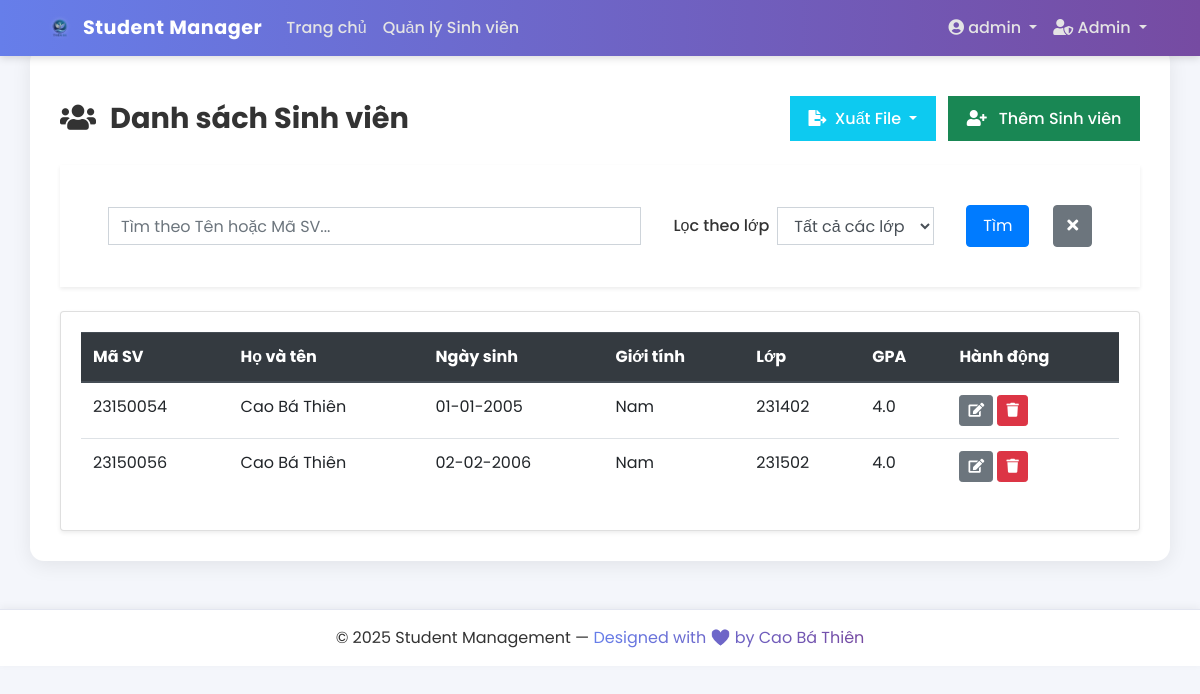
/students (signed in), run on the app's committed database.
### app/models/user.py (models this page shows, shortened)
class User(db.Model, UserMixin):
    id = db.Column(db.Integer, primary_key=True)
    username = db.Column(db.String(20), unique=True, nullable=False)
    email = db.Column(db.String(120), unique=True, nullable=False)
    password_hash = db.Column(db.String(60), nullable=False)
    role = db.Column(db.String(20), nullable=False, default='user')
    announcements = db.relationship('Announcement', backref='author', lazy=True)
    feedbacks = db.relationship('Feedback', backref='sender', lazy=True)
    @property
    def password(self):
        raise AttributeError('password is not a readable attribute')

### app/models/student.py (models this page shows, shortened)
class Student(db.Model):
    id = db.Column(db.Integer, primary_key=True)
    student_code = db.Column(db.String(20), unique=True, nullable=False)
    full_name = db.Column(db.String(100), nullable=False)
    date_of_birth = db.Column(db.Date, nullable=False)
    gender = db.Column(db.String(10), nullable=False)
    class_id = db.Column(db.Integer, db.ForeignKey('class.id'), nullable=False)
    gpa = db.Column(db.Float, nullable=False)

### app/models/class_model.py (models this page shows, shortened)
class Class(db.Model):
    id = db.Column(db.Integer, primary_key=True)
    name = db.Column(db.String(50), unique=True, nullable=False)
    students = db.relationship('Student', backref='class_rel', lazy=True)

### app/controllers/student_controller.py (the view)
@student_bp.route("/students", methods=['GET', 'POST']) # <-- Thêm POST cho form tìm kiếm
@login_required
def list_students():
    search_form = SearchStudentForm(request.form if request.method == 'POST' else request.args)
    classes = Class.query.order_by(Class.name).all()
    search_form.class_filter.choices = [('', 'Tất cả các lớp')] + [(str(c.id), c.name) for c in classes]
    query = Student.query.join(Class).order_by(Class.name, Student.full_name)
    search_term = None
    class_id_filter = None
    if request.method == 'POST' and 'submit_search' in request.form and search_form.validate():
         search_term = search_form.search_term.data
         class_id_filter = search_form.class_filter.data
    elif request.method == 'GET':
        search_term = request.args.get('search_term', None)
        class_id_filter = request.args.get('class_filter', None)
        if search_term:
             search_form.search_term.data = search_term
        if class_id_filter:
             search_form.class_filter.data = class_id_filter
    if search_term:
        search_pattern = f"%{search_term}%"
        query = query.filter(or_(
            Student.full_name.ilike(search_pattern),
            Student.student_code.ilike(search_pattern)
        ))
    if class_id_filter:
        try:
            query = query.filter(Student.class_id == int(class_id_filter))
        except ValueError:
            pass # Bỏ qua nếu class_id không phải số nguyên
    students = query.all()
    return render_template('students.html',
                           students=students,
                           title="Danh sách sinh viên",
                           search_form=search_form) # <-- Truyền form tìm kiếm ra template

### app/forms.py
class SearchStudentForm(FlaskForm):
    search_term = StringField('Tìm kiếm (Tên hoặc Mã SV)', validators=[Optional()])
    class_filter = SelectField('Lọc theo lớp', choices=[('', 'Tất cả các lớp')], validators=[Optional()], default='')
    submit_search = SubmitField('Tìm')

### app/models/user.py (called while the page is built)
@login_manager.user_loader
def load_user(user_id):
    return User.query.get(int(user_id))

### app/templates/students.html (shortened to what this page needs)
{% extends "base.html" %}
{% block content %}
<link rel="stylesheet" href="{{ url_for('static', filename='css/student_list.css') }}">
<div class="d-flex justify-content-between align-items-center mb-4 flex-wrap">
    <h1 class="page-title"><i class="fas fa-users mr-2"></i> Danh sách Sinh viên</h1>
    <div class="action-buttons">
        <div class="dropdown">
            <button class="btn btn-info dropdown-toggle" type="button" id="exportDropdown" data-toggle="dropdown" aria-haspopup="true" aria-expanded="false">
                <i class="fas fa-file-export mr-1"></i> Xuất File
            </button>
        </div>
        {% if current_user.role == 'admin' %}
        <a href="{{ url_for('student.add_student') }}" class="btn btn-success">
            <i class="fas fa-user-plus"></i> Thêm Sinh viên
        </a>
        {% endif %}
    </div>
</div>
<div class="card shadow-sm mb-4 search-filter-card">
    <div class="card-body">
        {% if search_form %} <form method="POST" action="{{ url_for('student.list_students') }}" class="form-inline">
            <div class="form-group mr-3 flex-grow-1">
                {{ search_form.search_term(class="form-control w-100", placeholder="Tìm theo Tên hoặc Mã SV...") }}
            </div>
            <div class="form-group mr-3">
                {{ search_form.class_filter.label(class="mr-2") }}
                {{ search_form.class_filter(class="form-control") }}
            </div>
            {{ search_form.submit_search(class="btn btn-primary") }}
            <a href="{{ url_for('student.list_students') }}" class="btn btn-secondary ml-2" title="Xóa bộ lọc"><i class="fas fa-times"></i></a>
        </form>
        {% else %}
            <p class="text-muted">Form tìm kiếm không khả dụng.</p>
        {% endif %}
    </div>
</div>
<div class="card shadow-sm">
    <div class="card-body">
        <div class="table-responsive">
            <table class="table table-hover align-middle">
                <thead class="thead-dark">
                    <tr>
                        <th>Mã SV</th>
                        <th>Họ và tên</th>
                        <th>Ngày sinh</th>
                        <th>Giới tính</th>
                        <th>Lớp</th> <th>GPA</th>
                        {% if current_user.role == 'admin' %}
                        <th>Hành động</th>
                        {% endif %}
                    </tr>
                </thead>
                <tbody>
                    {% for student in students %}
                    <tr>
                        <td>{{ student.student_code }}</td>
                        <td>{{ student.full_name }}</td>
                        <td>{{ student.date_of_birth.strftime('%d-%m-%Y') if student.date_of_birth else ''}}</td> <td>{{ student.gender }}</td>
                        <td>{{ student.class_rel.name if student.class_rel else 'N/A' }}</td> <td>{{ student.gpa }}</td>
                        {% if current_user.role == 'admin' %}
                        <td>
                            <a href="{{ url_for('student.update_student', student_id=student.id) }}" class="btn btn-secondary btn-sm" title="Sửa thông tin"><i class="fas fa-edit"></i></a>
                            <button type="button" class="btn btn-danger btn-sm" data-toggle="modal" data-target="#deleteModal{{ student.id }}" title="Xóa sinh viên">
                               <i class="fas fa-trash"></i>
                            </button>
                        </td>
                        {% endif %}
                    </tr>
                    {% else %}
                     <tr>
                        <td colspan="{{ 7 if current_user.role == 'admin' else 6 }}" class="text-center text-muted">Không tìm thấy sinh viên nào khớp hoặc chưa có sinh viên nào.</td>
                    </tr>
                    {% endfor %}
                </tbody>
            </table>
        </div>
    </div>
</div>
{% endblock content %}

### app/templates/base.html (shortened to what this page needs)
<!DOCTYPE html>
<html lang="vi">
<head>
    <link rel="stylesheet" href="https://stackpath.bootstrapcdn.com/bootstrap/4.5.2/css/bootstrap.min.css">
    <link rel="stylesheet" href="https://cdnjs.cloudflare.com/ajax/libs/font-awesome/5.15.3/css/all.min.css">
    <link rel="stylesheet" href="{{ url_for('static', filename='css/style.css') }}">
</head>
<body>
    <header class="site-header">
        <nav class="navbar navbar-expand-lg navbar-dark custom-navbar fixed-top">
            <div class="container">
                <a class="navbar-brand d-flex align-items-center" href="{{ url_for('main.home') }}">
                <img src="{{ url_for('static', filename='img/logo.png') }}" alt="Logo" class="logo mr-2" style="height: 30px; width: auto;">
                <span class="brand-text">Student Manager</span>
            </a>
                <div class="collapse navbar-collapse" id="navbarToggle">
                    <ul class="navbar-nav mr-auto">
                        {% if current_user.is_authenticated %}
                            <li class="nav-item"><a class="nav-link" href="{{ url_for('main.home') }}">Trang chủ</a></li>
                            <li class="nav-item"><a class="nav-link" href="{{ url_for('student.list_students') }}">Quản lý Sinh viên</a></li>
                        {% endif %}
                    </ul>
                    <ul class="navbar-nav ml-auto">
                        {% if current_user.is_authenticated %}
                            <li class="nav-item dropdown">
                                <a class="nav-link dropdown-toggle" href="#" id="accountDropdown" data-toggle="dropdown">
                                    <i class="fas fa-user-circle"></i> {{ current_user.username }}
                                </a>
                            </li>
                            {% if current_user.role == 'admin' %}
                            <li class="nav-item dropdown">
                                <a class="nav-link dropdown-toggle" href="#" id="adminDropdown" data-toggle="dropdown">
                                    <i class="fas fa-user-shield"></i> Admin
                                </a>
                            </li>
                            {% endif %}
                        {% else %}
                            <li class="nav-item"><a class="nav-link" href="{{ url_for('auth.login') }}">Đăng nhập</a></li>
                            <li class="nav-item"><a class="nav-link" href="{{ url_for('auth.register') }}">Đăng ký</a></li>
                        {% endif %}
                    </ul>
                </div>
            </div>
        </nav>
    </header>
    <main class="main-content container mt-5 pt-5">
        {% block content %}{% endblock %}
    </main>
    <footer class="footer py-3 mt-5">
        <div class="container text-center">
            <p class="mb-0">© 2025 Student Management — <span class="text-gradient">Designed with ❤️ by Cao Bá Thiên</span></p>
        </div>
    </footer>
</body>
</html>

### app/static/css/style.css (style rules this page uses)
body { font-family: 'Poppins', sans-serif; background: #f4f6fb; color: #333; min-height: 100vh; }
.custom-navbar { background: linear-gradient(90deg, #667eea, #764ba2); box-shadow: 0 2px 8px rgba(0,0,0,0.15); transition: 0.3s; }
.custom-navbar .navbar-brand { font-weight: 700; font-size: 1.2rem; letter-spacing: 0.5px; color: #fff !important; }
.custom-navbar .nav-link { color: #e4e4e4 !important; transition: 0.3s; font-weight: 500; }
.logo { filter: drop-shadow(0 0 2px rgba(255,255,255,0.3)); }
.main-content { background: #fff; border-radius: 14px; padding: 30px; box-shadow: 0 4px 20px rgba(0,0,0,0.08); }
.footer { background: #fff; border-top: 1px solid #e3e6f0; box-shadow: 0 -2px 8px rgba(0,0,0,0.05); }
.text-gradient { background: linear-gradient(90deg, #667eea, #764ba2); -webkit-background-clip: text; -webkit-text-fill-color: transparent; }

### app/static/css/student_list.css (style rules this page uses)
.page-title { font-weight: 700; color: var(--dark-color); font-size: 1.8rem; margin-bottom: 0; }
.page-title i { color: var(--primary-color); margin-right: 0.75rem; }
.action-buttons { display: flex; align-items: center; gap: 0.75rem; }
.action-buttons .btn { font-weight: 500; padding: 0.6rem 1.1rem; border-radius: var(--border-radius); transition: all 0.2s ease-in-out; box-shadow: var(--shadow-sm); white-space: nowrap; }
.action-buttons .btn i { margin-right: 0.5rem; }
.btn-info { background-color: #0dcaf0; border-color: #0dcaf0; color: white; }
.btn-success { background-color: #198754; border-color: #198754; color: white; }
.search-filter-card { border: none; background-color: #ffffff; padding: 1.25rem 1.75rem; border-radius: var(--border-radius); box-shadow: var(--shadow-sm); }
.search-filter-card .form-inline { width: 100%; gap: 1rem; }
.search-filter-card .form-group { margin-bottom: 0; }
.search-filter-card label { font-weight: 500; }
.search-filter-card .form-control { height: calc(1.5em + .75rem + 2px); font-family: 'Poppins', sans-serif; border-radius: var(--border-radius); border: 1px solid #ced4da; }
.search-filter-card .btn-primary { padding: 0.5rem 1rem; }
.search-filter-card .btn-secondary { padding: 0.5rem 0.8rem; }

### data on the page
User: username "admin"
Student: student_code "23150054", full_name "Cao Bá Thiên", date_of_birth "01-01-2005", gender "Nam", class_rel "231402", gpa "4.0"
Student: student_code "23150056", full_name "Cao Bá Thiên", date_of_birth "02-02-2006", gender "Nam", class_rel "231502", gpa "4.0"

### other printed values
{{ search_form.class_filter.label(class="mr-2") }} "Lọc theo lớp"
